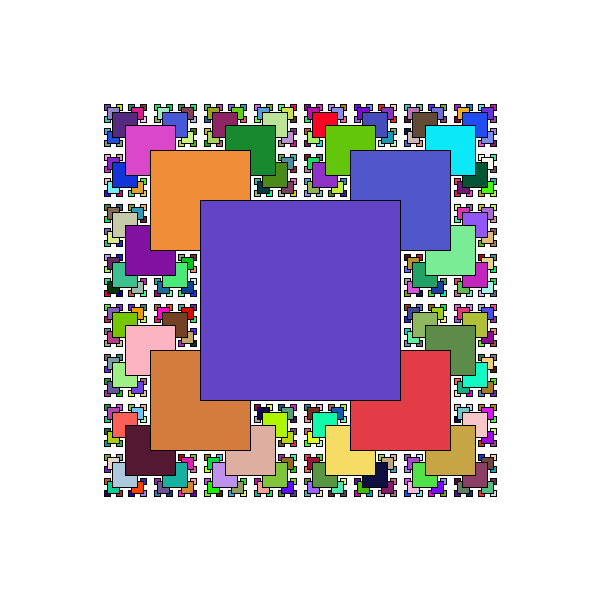
Frame 1 (no input)
Frame 60 (the mouse pressed at the canvas centre just before this capture): identical to frame 1, image omitted
Frame 120 (the mouse held since frame 60 and released just before this capture): identical to frame 1, image omitted

The Processing sketch that drew this single still picture (run headless with seeded random() and noise(); from frame 60 on, the mouse is pressed at the canvas centre):

// Processing sketch: sketch_pde
// ── sketch_pde.pde
void setup()
{
  size(600, 600);
  background(255, 255, 255);
  rectMode(CENTER);
  
  fill( (int) (Math.random() * 255), 0, (int) (Math.random() * 255));
  fractureSquare( width/2, height/2, 200, 200);
  //fracTri(width/2, 0, width);
}

void draw()
{
  
}

void fractureSquare( int x, int y, int w, int h )
{
  // BIG RECTANGLE
  
  
  //FRACTURE
  if ( w/3 > 2)
  {
    fractureSquare( x - w/2, y - h/2, w/2, h/2 );
    fractureSquare( x + w/2, y - h/2, w/2, h/2 );
    fractureSquare( x - w/2, y + h/2, w/2, h/2 );
    fractureSquare( x + w/2, y + h/2, w/2, h/2 );
  }
  
  fill( (int) (Math.random() * 255), (int) (Math.random() * 255), (int) (Math.random() * 255));
  rect( x, y, w, h );
}

void fracTri(int x, int y, int sL)
{
  int h = (int) Math.sqrt ( (sL)*(sL) - (sL/2)*(sL/2));
  
  triangle(
    x, y,
    x - (sL/2), h,
    x + (sL/2), h
  );
  
  if (sL > 3)
  {
    int newH = (int) Math.sqrt ( (sL/2)*(sL/2) - (sL/4)*(sL/4));
    fracTri(x, y, newH);
    fracTri(x - sL/2, y + newH, newH);
  }
}
